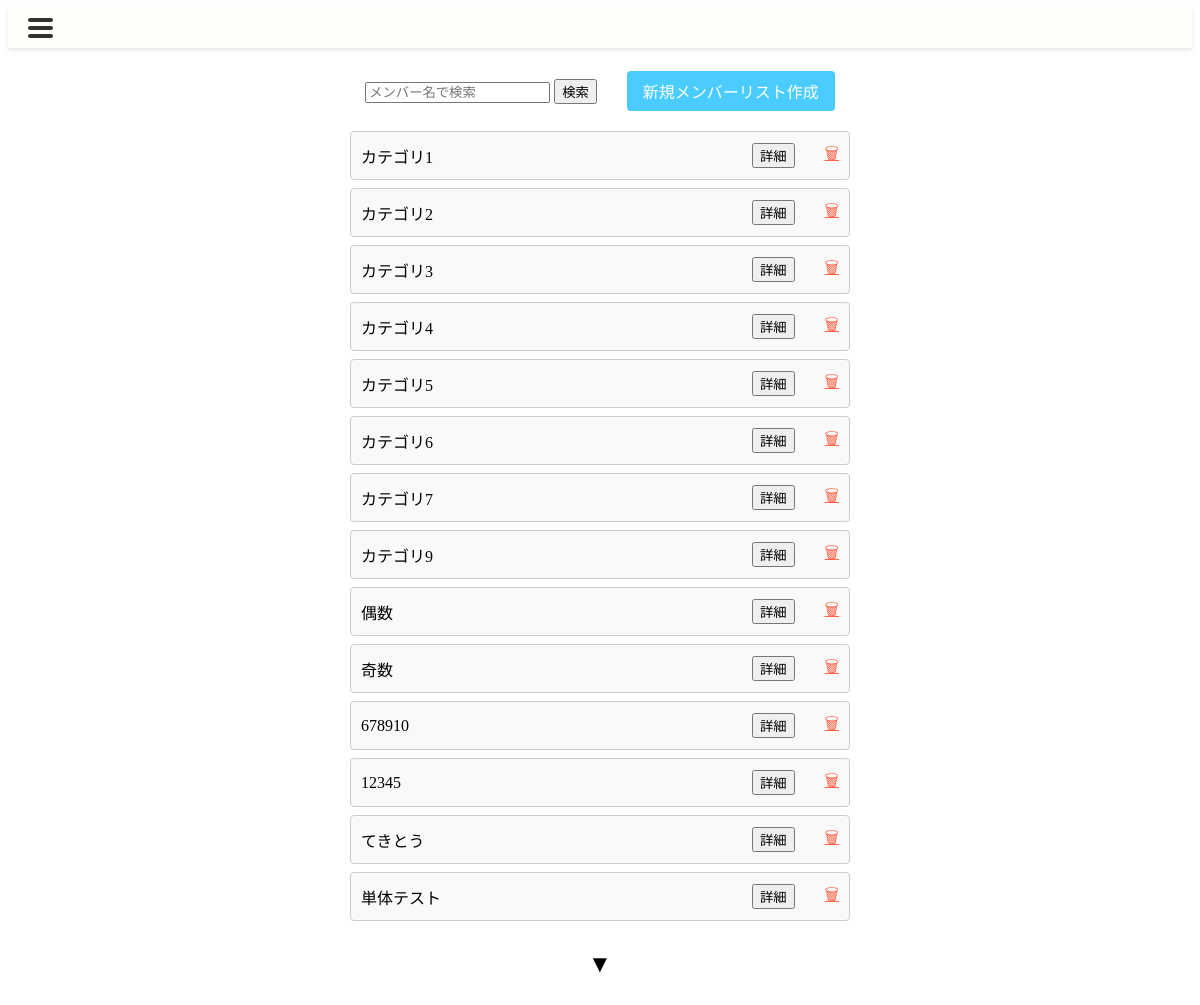
Page /memberlist/ on the earlier database version.
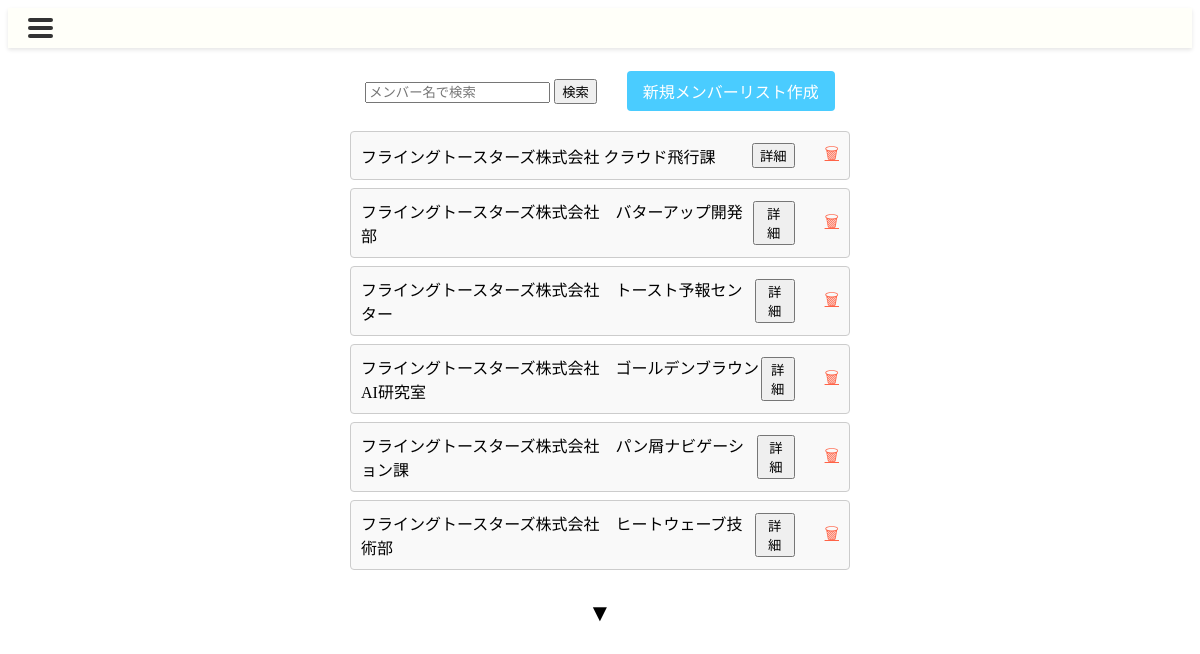
Same page on the later database version.
### canri_app/models.py (models this page shows, shortened)
class Category(models.Model):
    category_id = models.AutoField(primary_key=True)
    category_name = models.CharField(max_length=255)
    detail = models.TextField(null=True, blank=True)
    creation_date = models.DateTimeField()
    update_date = models.DateTimeField(null=True, blank=True)
    deletion_date = models.DateTimeField(null=True, blank=True)
    deletion_flag = models.BooleanField(default=False)
    class Meta:
        db_table = 'Category'

### canri_app/views.py (the view, shortened to what this page needs)
# urls.py: path('memberlist/',                                     views.MemberListView.as_view(),             name='memberlist'),
class MemberListView(TemplateView):
    template_name = "memberlist.html"
    def get(self, request, *args, **kwargs):
        categories=self.get_queryset()
        context = {
            "categories": categories  # カテゴリー
        }
        return render(request, self.template_name, context)
    def get_queryset(self):
        query = self.request.GET.get('query')
        if query:
            categories = Category.objects.filter(category_name__icontains=query, deletion_flag=False)
        else:
            categories = Category.objects.filter(deletion_flag=False)
        return categories

### canri_app/templates/memberlist.html (shortened to what this page needs)
{% extends 'base.html' %}
{% load static %}
{% block head %}
<link rel="stylesheet" href="{% static 'css/memberlist.css' %}">
{% endblock %}
{% block content %}
<div class="member-list-container">
    <div class="search-create-bar">
        <form method="GET">
            <input type="search" name="query" value="{{ request.GET.query }}" placeholder="メンバー名で検索"/>
            <button type="submit" class="btn">検索</button>
        </form>
        <a href="{% url 'canri_app:memberlist_make' %}" class="create-member-btn">新規メンバーリスト作成</a>
    </div>
    {% for category in categories %}
    <div class="member-list">
        <div class="member-item">
            <span>{{ category.category_name }}</span>
            <form method="GET" action="{% url 'canri_app:memberlist_edit' category_id=category.category_id %}">
                <button type="submit" class="btn">詳細</button>
            </form>
            <a href="{% url 'canri_app:memberlist_delete' category_id=category.category_id %}" class="delete-btn">&#128465;</a>
        </div>
    </div>
    {% endfor %}
    <div class="pagination">
        <button class="more-btn">&#9660;</button>
    </div>
</div>
{% endblock %}

Differences in the rows shown:
no longer on this page (row edited): Category: category_name "カテゴリ1"
no longer on this page (row edited): Category: category_name "カテゴリ2"
no longer on this page (row edited): Category: category_name "カテゴリ3"
no longer on this page (row edited): Category: category_name "カテゴリ4"
no longer on this page (row edited): Category: category_name "カテゴリ5"
no longer on this page (row edited): Category: category_name "カテゴリ6"
no longer on this page (row edited): Category: category_name "カテゴリ7"
no longer on this page (row edited): Category: category_name "カテゴリ9"
no longer on this page (row edited): Category: category_name "偶数"
no longer on this page (row edited): Category: category_name "奇数"
no longer on this page (row edited): Category: category_name "678910"
no longer on this page (row edited): Category: category_name "12345"
no longer on this page (row edited): Category: category_name "てきとう"
no longer on this page (row edited): Category: category_name "単体テスト"
added Category: category_name "フライングトースターズ株式会社 クラウド飛行課"
added Category: category_name "フライングトースターズ株式会社 バターアップ開発部"
added Category: category_name "フライングトースターズ株式会社 トースト予報センター"
added Category: category_name "フライングトースターズ株式会社 ゴールデンブラウンAI研究室"
added Category: category_name "フライングトースターズ株式会社 パン屑ナビゲーション課"
added Category: category_name "フライングトースターズ株式会社 ヒートウェーブ技術部"
